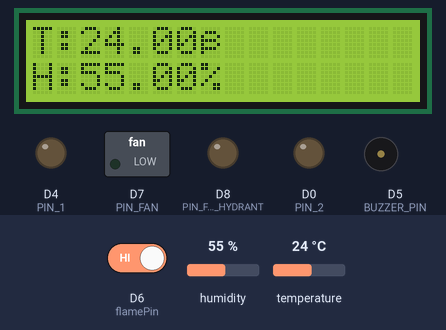
Bench run of a sketch on a simulated ESP8266 (Wemos D1 mini). Shown: 16×2 character LCD, switched loads named in the sketch (green lamp = pin HIGH), output pins drawn as LEDs (lit = HIGH), buzzer (waves = sounding, pin HIGH). The test bench sets the inputs (shaded band); at power-on: D6 (flamePin) HIGH, humidity 55 %, temperature 24 °C. WiFi joins after 1.5 s; servers stay silent unless stated; no MQTT or app messages arrive unless stated; what the sketch prints to the serial monitor is not drawn.

Above: at 15.3 s.
15.9 s: D6 (flamePin) driven LOW
At 18.9 s:
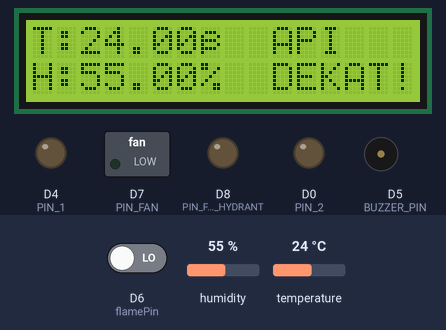
21.7 s: humidity set to 22 %
At 25.5 s:
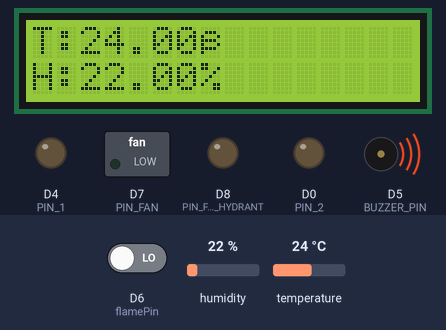
26.6 s: temperature set to 12 °C
At 28.9 s:
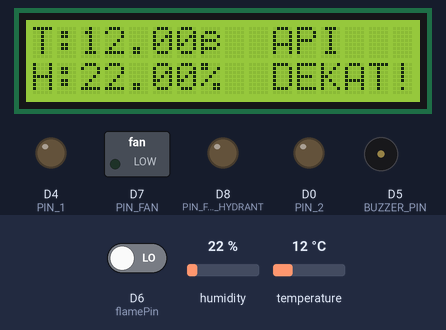
30.2 s: D6 (flamePin) driven HIGH
At 32.8 s:
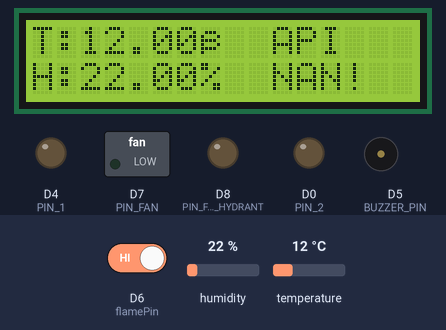
33.2 s: humidity set to 40 %
At 36.2 s:
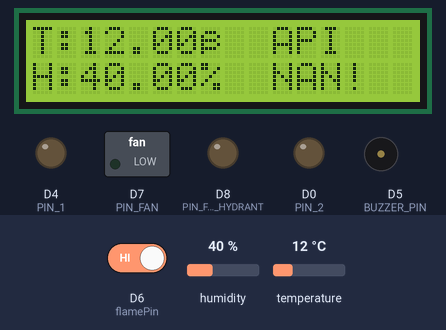
Timing chart, 0 to 37.7 s (numbered marks = the images above; inputs shaded):
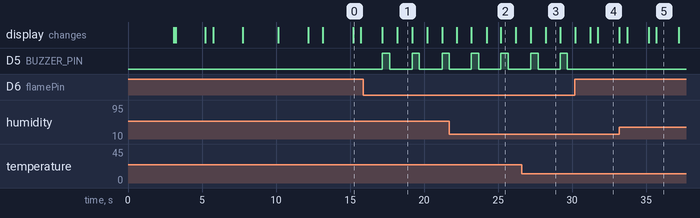

Measured:
- after the input at 15.9 s, D5 (BUZZER_PIN): alternates HIGH for 0.50 s and LOW for 1.5 s, starting after 1.3 s
- after the input at 21.7 s, the display: first differs from a run without the input after 3.5 s (image 2)
- after the input at 30.2 s, D5 (BUZZER_PIN): stays LOW (without the input it goes to HIGH after 1.0 s); the display: first differs from a run without the input after 1.5 s (image 4)
- after the input at 33.2 s, the display: first differs from a run without the input after 2.0 s (image 5 shows a later state)
- what the display in image 0 shows lasts 0.5 s, from 15.2 s to 15.7 s
- what the display in image 1 shows lasts 1.0 s, from 18.2 s to 19.2 s
- what the display in image 4 shows lasts 1.5 s, from 31.7 s to 33.2 s

The sketch:

Source_Code_TugasKelompok_3.ino
```cpp
/*
# File Name      : Smart Detection Room
# Group          : Kelompok- 3
                   RIZA PAHLAWAN - 237038007
                   HILDA AYU TAMARA - 237038005
                   ADIL PRIMAN HATI HULU - 237038016
                   LEO DONNI NOFRIADI SITINDAON - 237038013

# Judul Research : Deteksi Suhu dan Api cerdas pada ruangan
                   Built-in ESP 8266 Wifi berbasis Kodular dan Protocol MQTT EMQX BROKER
                   dan Blynk Iot sebagai penyimpanan Data Logging Sensor.

# Deskripsi      : Perangkat Elektronika yang digunakan
                   untuk memonitoring suhu ruangan dan controling
                   secara realtime terhubung ke internet dengan media
                   yang dapat di akses melalui aplikasi andriod smartphone
                   yang telah di buat melalui Kodular menggunakan protocol & MQTT EMQX BROKER
                   aplikasi Blynk Iot (verse. 2.0) sebagai data sensor logging.

# Maker by       : Team Kelompok -3 Komunikasi & jaringan IOT
# Start Created  : 2 Desember 2023
# Last Update    : 7 November 2023
# Revisi         : 0
# Version        : Prototype 1.1
# IoT Platform   : Kodular, MQTT EMQX BROKER, Blynk Iot v2.0

# Software Requirement
      - Arduino IDE v1.8.19
      - Kodular
      - MQTTX
# Library
      - Blynk
      - Arduino Json
      - LCD i2C
      - DHT Library
      - MQTT
# Hardware Requirement
      - Main Core : Esp-8266  Built-in WiFi
      - Input     : Sensor DHT 11 & Flame Detector Sensor
      - Output    : Relay (High trigger), Buzzer, Led
      - Aksesoris : -

# Catatan : Praktik ini mengembangkan sistem Smart Detection Room yang dapat memudahkan
            pengguna untuk mendapatkan informasi mengenai kondisi suhu ruangan secara realtime.
            Selain itu pengguna juga bisa melakukan pengendalian terhadap lampu, kipas angin dan
            fire hidrant dari jarak jauh melalui jaringan internet. Smart Detection Room menggunakan
            mikrokontroler ESP-8266 WeMOS D1, Sensor Suhu, Sensor Flame, LED sebagai pengelola dan pengumpul informasi.
            Aplikasi android digunakan sebagai media untuk menampilkan informasi dan melakukan pengendalian terhadap Smart Detection Room.
            Sistem ini diharapkan bisa membantu masyarakat luas dalam memonitoring dan melindungi ruangan dari bahaya kebakaran
 */


#define BLYNK_FIRMWARE_VERSION        "1.0"
#define BLYNK_TEMPLATE_ID "TMPL6zCfWEKjS"
#define BLYNK_DEVICE_NAME "Monitoring Suhu"
#define BLYNK_AUTH_TOKEN "yS5_MCTYrBmInLDn2N3GniOG8CdvG4IQ"
#define BLYNK_PRINT Serial
#include <ESP8266WiFi.h>
#include <BlynkSimpleEsp8266.h>
#include <MQTT.h>

#define APP_DEBUG
//#define USE_WEMOS_D1_MINI
#include <Wire.h>
#include <LiquidCrystal_I2C.h>
#include <DHT.h>

LiquidCrystal_I2C lcd(0x27, 16, 2); // set the LCD address to 0x27 for a 16 chars and 2 line display

char auth[] = BLYNK_AUTH_TOKEN;
char ssid[] = "tselhome";  // type your wifi name
char pass[] = "merdeka1";  // type your wifi password

#define DHTPIN D3         // Mention the digital pin where you connected
#define DHTTYPE DHT11     // DHT 11
DHT dht(DHTPIN, DHTTYPE);
BlynkTimer timer;
WiFiClient net;     // Object untuk wifi
MQTTClient client;  // Object untuk MQTT

bool fan_status = false;
bool hydrant_status = false;

const int flamePin = D6;
const int PIN_FAN = D7;
const int PIN_FIRE_HYDRANT = D8;
const int BUZZER_PIN = D5;
const int PIN_1 = D4;
const int PIN_2 = D0;

// Inisialisasi Port Virtual Blynk
#define BLYNK_CELCIUS        V0
#define BLYNK_MOISTURE       V1
#define BLYNK_FIRE_ALARM     V2
#define BLYNK_FAN            V3
#define BLYNK_HYDRANT        V4


void buzzer(){
  digitalWrite(BUZZER_PIN, HIGH);
  delay(500);
  digitalWrite(BUZZER_PIN, LOW);
  delay(500);
}


void deteksi_sensor(){
  float h = dht.readHumidity();
  float t = dht.readTemperature(); // or dht.readTemperature(true) for Fahrenheit
  if (isnan(h) || isnan(t)) {
    Serial.println("Failed to read from DHT sensor!");
    lcd.clear();
    lcd.setCursor(0, 0);
    lcd.print("Failed To");
    lcd.setCursor(0, 1);
    lcd.print("  Read Sensor!");
    return;
  }

    lcd.clear();
    lcd.setCursor(0, 0);
    lcd.print("T:"+ String(t)+"℃");
    lcd.setCursor(0, 1);
    lcd.print("H:"+ String(h)+"%");

 int val = digitalRead(flamePin); // Baca nilai dari sensor IR

  if (val == LOW) { // Jika sensor mendeteksi api atau panas
    Serial.println("Api Terdeteksi!");
    buzzer();
    lcd.setCursor(10, 0);
    lcd.print("API");
    lcd.setCursor(10, 1);
    lcd.print("DEKAT!");
  } else {
    digitalWrite(BUZZER_PIN, LOW); // Matikan buzzer
    delay(500);
    Serial.println("NAN !");
    lcd.setCursor(10, 0);
    lcd.print("API");
    lcd.setCursor(10, 1);
    lcd.print("NAN!");
  }
}


void send_sensor_blynk(){

  int val = digitalRead(flamePin); // Baca nilai dari sensor IR
  float h = dht.readHumidity();
  float t = dht.readTemperature(); // or dht.readTemperature(true) for Fahrenheit
  Blynk.virtualWrite(BLYNK_MOISTURE, h);
  Blynk.virtualWrite(BLYNK_CELCIUS, t);

  client.publish("Tugas/Kelompok3/IOT/Room/Temp", String(t)+ "°C", false, 1);
  client.publish("Tugas/Kelompok3/IOT/Room/Hum", String(h) + "%", false, 1);


   if(t > 32){
    Blynk.logEvent("temp_alert","Suhu Sudah Melebihi 30 Derajat !");
    client.publish("Tugas/Kelompok3/IOT/Room/Status/Temp", "Suhu > 30 Derajat !");
    }
    else{
    client.publish("Tugas/Kelompok3/IOT/Room/Status/Temp", "Suhu Normal !");
    }

    if(val == LOW){
      Blynk.logEvent("temp_alert2","API TERDETEKSI  !");
      client.publish("Tugas/Kelompok3/IOT/Room/Status/Fire", "API TERDETEKSI!");
      Blynk.virtualWrite(BLYNK_FIRE_ALARM, HIGH);
    }
    else{
      Blynk.virtualWrite(BLYNK_FIRE_ALARM, LOW);
      client.publish("Tugas/Kelompok3/IOT/Room/Status/Fire", "API NAN !");
    }
   }

BLYNK_WRITE(BLYNK_FAN) {
  int state1 = param.asInt();

  if (state1 == 1) {
  digitalWrite(PIN_FAN, HIGH);
  Serial.println("Kipas ON ");

  } else {
  digitalWrite(PIN_FAN, LOW);
  Serial.println("Kipas OFF ");
   }
}

BLYNK_WRITE(BLYNK_HYDRANT) {
  int state2 = param.asInt();

  if (state2 == 1) {
  digitalWrite(PIN_FIRE_HYDRANT, HIGH);
  Serial.println("FIRE HYDRANT ON ");
  } else {
  digitalWrite(PIN_FIRE_HYDRANT, LOW);
  Serial.println("FIRE HYDRANT OFF ");
  }
}

void messageReceived(String &topic, String &payload){
  Serial.println("Pesan masuk:" + topic + "-" +payload);

 if(topic == "Tugas/Kelompok3/IOT/Room/Control/Fan"){
    if(payload == "true"){
      digitalWrite(PIN_FAN, HIGH);
    } else {
      digitalWrite(PIN_FAN, LOW);
    }
   }

 if(topic == "Tugas/Kelompok3/IOT/Room/Control/Hydrant"){
    if(payload == "true"){
      digitalWrite(PIN_FIRE_HYDRANT, HIGH);
    } else {
      digitalWrite(PIN_FIRE_HYDRANT, LOW);
    }
   }

  if(topic == "Tugas/Kelompok3/IOT/Room/Control/Pin1"){
    if(payload == "true"){
      digitalWrite(PIN_1, HIGH);
    } else {
      digitalWrite(PIN_1, LOW);
    }
   }

  if(topic == "Tugas/Kelompok3/IOT/Room/Control/Pin2"){
    if(payload == "true"){
      digitalWrite(PIN_2, HIGH);
    } else {
      digitalWrite(PIN_2, LOW);
      }
    }
}


void setup(){
 lcd.begin();
  lcd.backlight();
    lcd.setCursor(0, 0);
    lcd.print("KELOMPOK 3");
    lcd.setCursor(0, 1);
    lcd.print("SMARTROOM DEVICE");
    delay(3000);
    lcd.clear();
 // put your setup code here, to run once:
  Serial.begin(115200);
  pinMode(flamePin, INPUT);
  pinMode(PIN_FIRE_HYDRANT, OUTPUT);
  pinMode(PIN_FAN, OUTPUT);
  pinMode(PIN_1, OUTPUT);
  pinMode(PIN_2, OUTPUT);
  pinMode(BUZZER_PIN, OUTPUT);

  delay(100);
  lcd.setCursor(0, 0);
  lcd.print("Connecting to...");
  lcd.setCursor(0, 1);
  lcd.print(ssid);
  delay(2000);
  lcd.clear();
  WiFi.begin(ssid, pass);
  while (WiFi.status() != WL_CONNECTED) {
    delay(500);
    Serial.print(".");
  lcd.setCursor(0, 0);
  lcd.print("Initializing . .");
  lcd.setCursor(0, 1);
  lcd.print(ssid);
  delay(2000);
  lcd.clear();
  }
  lcd.setCursor(0, 0);
  lcd.print("WiFi connected...");
  delay(2000);

  Blynk.begin(auth, ssid, pass);
  client.begin("broker.emqx.io", net);

  dht.begin();
  while (!client.connect("WEMOS-ESP8266", "public", "public")) {
  delay(500);
  }

  lcd.clear();
  lcd.setCursor(0, 0);
  lcd.print("Blynk Connected...");
  lcd.setCursor(0, 1);
  lcd.print("MQTT Connected...");
  delay(2000);

  lcd.clear();
  lcd.setCursor(0, 0);
  lcd.print("Start Device...");
  delay(1000);
  lcd.clear();
  timer.setInterval(2000L, deteksi_sensor);
  timer.setInterval(5000L, send_sensor_blynk);
  client.onMessage(messageReceived);
  client.subscribe("Tugas/Kelompok3/IOT/Room/Control/#");
}

void loop(){
  Blynk.run();
  timer.run();
  client.loop();
}
```
